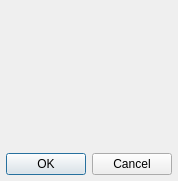
<?xml version="1.0" encoding="UTF-8"?>
<ui version="4.0">
 <class>ToolEditDialog</class>
 <widget class="QDialog" name="ToolEditDialog">
  <property name="geometry">
   <rect>
    <x>0</x>
    <y>0</y>
    <width>168</width>
    <height>181</height>
   </rect>
  </property>
  <property name="sizePolicy">
   <sizepolicy hsizetype="Fixed" vsizetype="Fixed">
    <horstretch>0</horstretch>
    <verstretch>0</verstretch>
   </sizepolicy>
  </property>
  <property name="windowTitle">
   <string>Local Tool Edit[*]</string>
  </property>
  <layout class="QVBoxLayout" name="verticalLayout">
   <property name="leftMargin">
    <number>0</number>
   </property>
   <property name="topMargin">
    <number>0</number>
   </property>
   <property name="rightMargin">
    <number>0</number>
   </property>
   <property name="bottomMargin">
    <number>0</number>
   </property>
   <item>
    <widget class="ToolEditForm" name="toolEdit" native="true">
     <property name="sizePolicy">
      <sizepolicy hsizetype="Expanding" vsizetype="Expanding">
       <horstretch>0</horstretch>
       <verstretch>0</verstretch>
      </sizepolicy>
     </property>
    </widget>
   </item>
   <item>
    <layout class="QHBoxLayout" name="horizontalLayout">
     <property name="leftMargin">
      <number>6</number>
     </property>
     <property name="topMargin">
      <number>6</number>
     </property>
     <property name="rightMargin">
      <number>6</number>
     </property>
     <property name="bottomMargin">
      <number>6</number>
     </property>
     <item>
      <widget class="QDialogButtonBox" name="buttonBox">
       <property name="orientation">
        <enum>Qt::Horizontal</enum>
       </property>
       <property name="standardButtons">
        <set>QDialogButtonBox::Cancel|QDialogButtonBox::Ok</set>
       </property>
      </widget>
     </item>
    </layout>
   </item>
  </layout>
 </widget>
 <customwidgets>
  <customwidget>
   <class>ToolEditForm</class>
   <extends>QWidget</extends>
   <header>tooldatabase/tooleditform.h</header>
   <container>1</container>
  </customwidget>
 </customwidgets>
 <resources/>
 <connections>
  <connection>
   <sender>buttonBox</sender>
   <signal>rejected()</signal>
   <receiver>ToolEditDialog</receiver>
   <slot>reject()</slot>
   <hints>
    <hint type="sourcelabel">
     <x>316</x>
     <y>260</y>
    </hint>
    <hint type="destinationlabel">
     <x>286</x>
     <y>274</y>
    </hint>
   </hints>
  </connection>
 </connections>
</ui>
